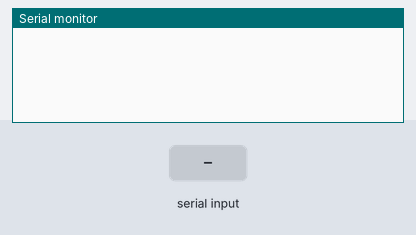
Simulated run of this sketch. Board: Arduino Uno, built with avr-gcc and run on an emulated ATmega328P. Parts: the last lines printed to the serial monitor. Inputs (shaded band) come from the test bench. Random numbers use the default seed unless the sketch sets one.

Above: at 1.4 s.
1.5 s: "1\n" received over the second serial link
At 3.7 s:
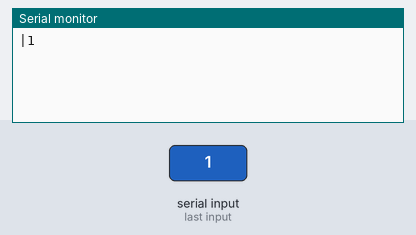
4.7 s: "0\n" received over the second serial link
6.2 s: "2\n" received over the second serial link
At 7.9 s:
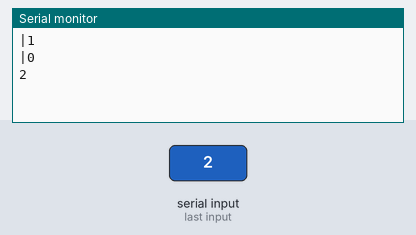

Measured:
- after the input at 1.5 s, the serial monitor: prints a new line after 1.7 s (image 1)
- after the input at 6.2 s, the serial monitor: prints a new line after 1.0 s (image 2)

The sketch:

Receptor__BCOM5_.ino
```cpp
#include <SoftwareSerial.h>
#include <EEPROM.h>

SoftwareSerial xbeeSerial(10, 11);

/* UNIQUE IDENTIFICATION */
String id = "";
int writeStringToEEPROM(int addrOffset, const String &strToWrite);
int readStringFromEEPROM(int addrOffset, String *strToRead);
void genString(int len, String *gen);
void checkIdArduino();


void setup()
{
  Serial.begin(57600);
  xbeeSerial.begin(57600);

  checkIdArduino();
}

void loop()
{

  xbeeSerial.println("data");
  if (xbeeSerial.available())
  {
    String data = xbeeSerial.readString();
    data = "|" + data;

    //Spliting data!
    for(int i = 0; i < data.length(); i++){
      Serial.print(data.charAt(i));
    }
  }


  delay(1000);
}


/* Sistema de Identificação Unica */
int writeStringToEEPROM(int addrOffset, const String &strToWrite)
{
  byte len = strToWrite.length();
  EEPROM.write(addrOffset, len);
  for (int i = 0; i < len; i++)
  {
    EEPROM.write(addrOffset + 1 + i, strToWrite[i]);
  }
  return addrOffset + 1 + len;
}

int readStringFromEEPROM(int addrOffset, String *strToRead)
{
  int newStrLen = EEPROM.read(addrOffset);
  char data[newStrLen + 1];
  for (int i = 0; i < newStrLen; i++)
  {
    if ( ((char)EEPROM.read(addrOffset + 1 + i)) == '\n') {
      break;
    }
    data[i] = EEPROM.read(addrOffset + 1 + i);
  }
  data[newStrLen] = '\0'; // !!! NOTE !!! Remove the space between the slash "/" and "0" (I've added a space because otherwise there is a display bug)
  *strToRead = String(data);
  return addrOffset + 1 + newStrLen;
}


void genString(int len, String *gen) {
  String hashString = "QWERTYUIOPASDFGHJKLZXCVBNMqwertyuiopasdfghjklzxcvbnm1234567890";
  char data[(len + 1)];
  for (int i = 0; i < len; i++) {
    data[i] = hashString[random(0, (hashString.length() - 1))];
  }
  data[len] = '\0';

  *gen = String(data);
}

void checkIdArduino() {
  do {
    delay(100);
    readStringFromEEPROM(0, &id);
    delay(100);
    if (id.length() <= 8) {
      String idToWrite = "";
      genString(8, &idToWrite);
      writeStringToEEPROM(0, idToWrite + "\n");
    }
  } while (id.length() <= 8);
}
```
